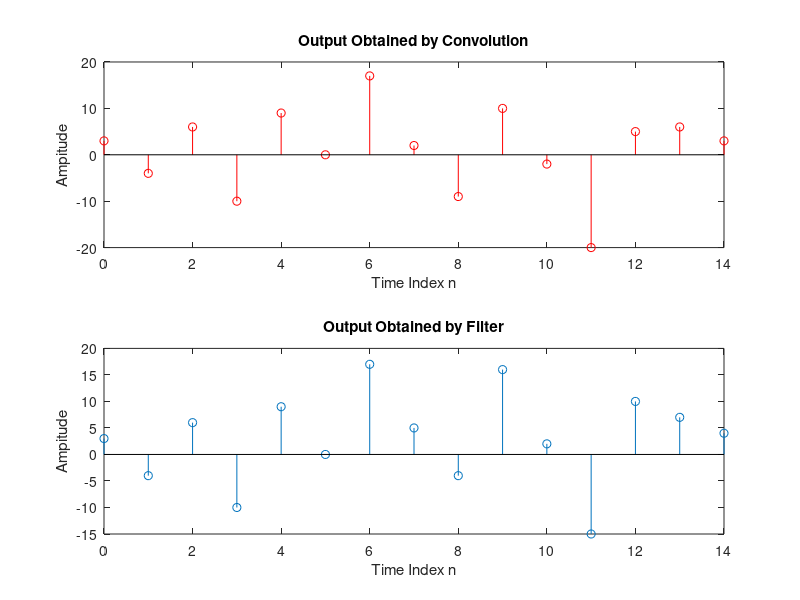

Write MATLAB code to recreate this figure.
%Convolution of FIR System
clf;
h=[3 2 1 -2 1 0 -4 0 3]; % Impulse Response
x=[1 -2 3 -4 3 2 1];     % Input Sequence
y=conv(h,x);
n=0:14;
subplot(2,1,1);
stem(n,y,'r');
xlabel('Time Index n');
ylabel('Ampitude');
title('Output Obtained by Convolution');
x1=[x ones(1,8)]
y1=filter(h,1,x1)
subplot(2,1,2);
stem(n,y1);
xlabel('Time Index n');
ylabel('Ampitude');
title('Output Obtained by Filter');
